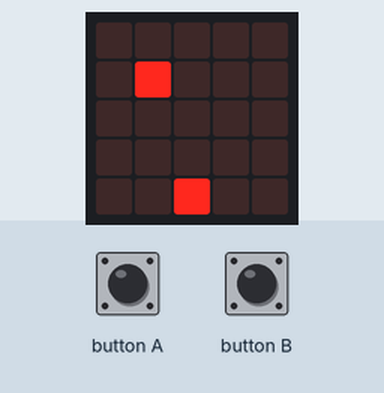
A program run on a simulated BBC micro:bit (MakeCode). On the bench: the board's 5×5 LED display. The inputs (shaded band) are chosen by the test bench. Random numbers come from a fixed seed; the short countdown, score and lost-life animations are approximate; the run ends where the board's game-over animation would start. At 7.8 s the program stops and its outputs stay as they are.

Above: at 1.6 s.
1.7 s: button A pressed for 0.15 s
At 2.8 s:
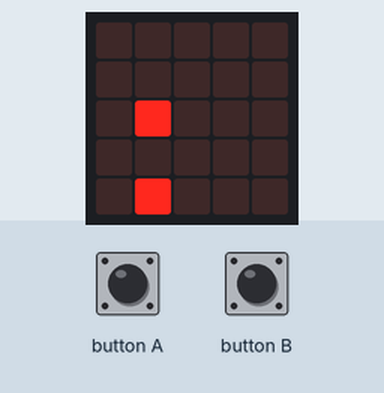
At 8.6 s:
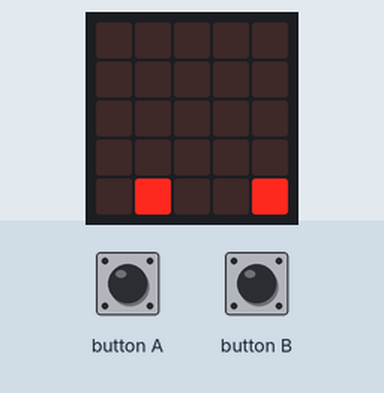
Timing chart, 0 to 9.3 s (numbered marks = the images above; inputs shaded):
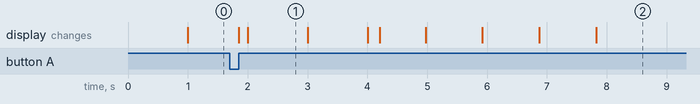

Measured:
- what the display in image 1 shows lasts 1.0 s, from 2.0 s to 3.0 s

The program:

main.ts
```typescript
input.onButtonPressed(Button.A, function () {
    speler.change(LedSpriteProperty.X, -1)
})
input.onButtonPressed(Button.B, function () {
    speler.change(LedSpriteProperty.X, 1)
})
let berenklauw: game.LedSprite = null
let speler: game.LedSprite = null
speler = game.createSprite(2, 4)
let pauze = 1000
basic.forever(function () {
    berenklauw = game.createSprite(randint(0, 4), 0)
    for (let index = 0; index < 4; index++) {
        basic.pause(pauze)
        berenklauw.change(LedSpriteProperty.Y, 1)
    }
    if (berenklauw.isTouching(speler)) {
        game.addScore(1)
        berenklauw.delete()
        pauze += -50
    } else {
        game.gameOver()
    }
})
```

test.ts
```typescript
// tests gaan hier; deze zal niet worden gecompileerd wanneer dit pakket wordt gebruikt als extensie.
```
